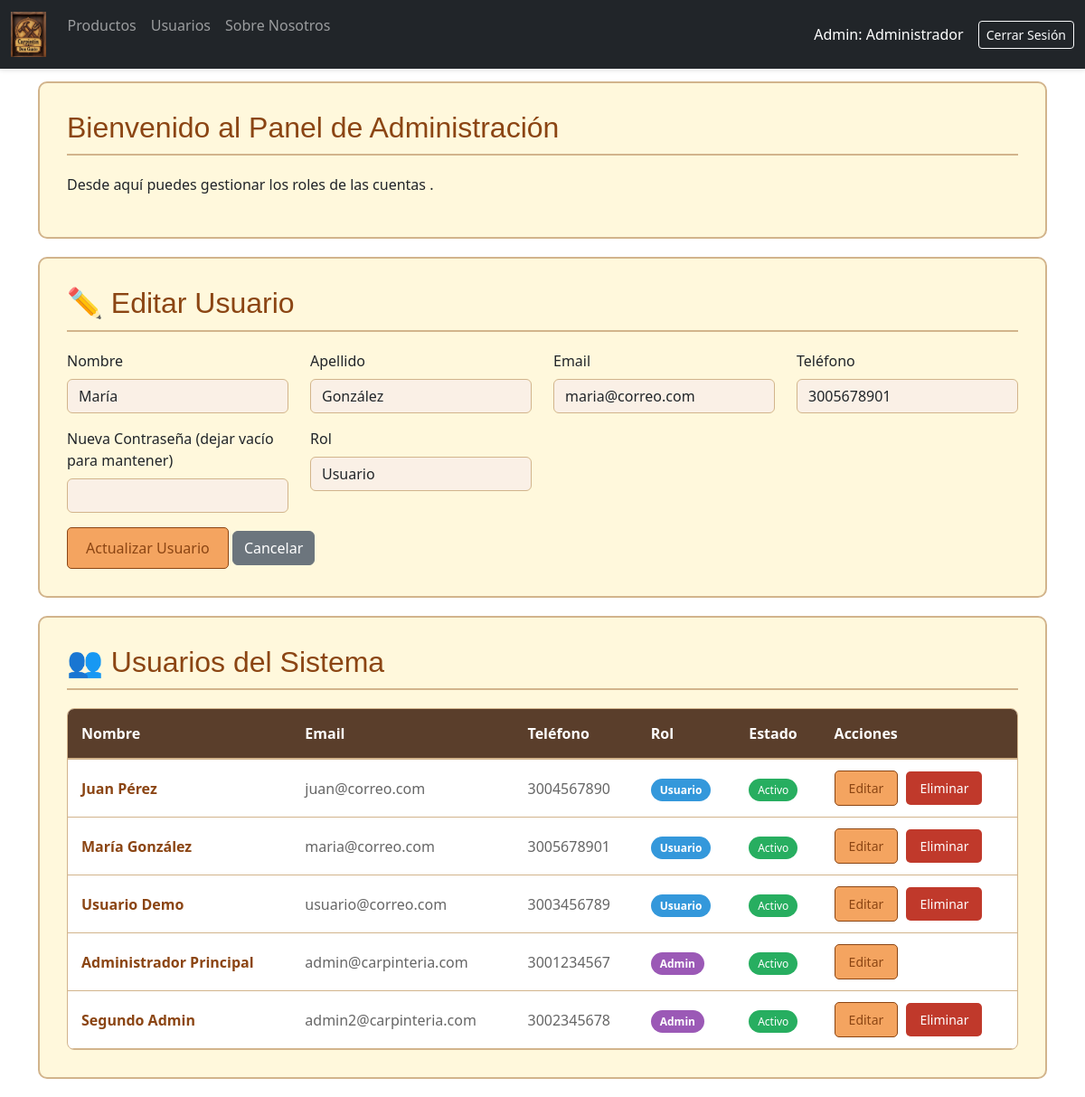
Page /backend/php/admin/usuarios.php?editar=5 (signed in) on the committed database.
### tables this page shows
CREATE TABLE IF NOT EXISTS usuarios (
    id INT AUTO_INCREMENT PRIMARY KEY,
    email VARCHAR(255) NOT NULL UNIQUE,
    password VARCHAR(255) NOT NULL,
    nombre VARCHAR(100) NOT NULL,
    apellido VARCHAR(100),
    telefono VARCHAR(20),
    rol ENUM('admin', 'usuario') NOT NULL DEFAULT 'usuario',
    activo TINYINT(1) DEFAULT 1,
    created_at TIMESTAMP DEFAULT CURRENT_TIMESTAMP,
    updated_at TIMESTAMP DEFAULT CURRENT_TIMESTAMP ON UPDATE CURRENT_TIMESTAMP,
    INDEX idx_email (email),
    INDEX idx_rol (rol),
    INDEX idx_activo (activo)
);

### backend/php/admin/usuarios.php (the view, shortened to what this page needs)
<?php
require_once '../config/db.php';
$usuario_editar = null;
if (isset($_GET['editar']) && is_numeric($_GET['editar'])) {
    $stmt = $pdo->prepare("SELECT * FROM usuarios WHERE id = ?");
    $stmt->execute([$_GET['editar']]);
    $usuario_editar = $stmt->fetch();
}
$stmt = $pdo->query("SELECT * FROM usuarios ORDER BY rol DESC, nombre ASC");
$usuarios = $stmt->fetchAll();
?>
<!DOCTYPE html>
<html lang="es">
<head>
    <link rel="stylesheet" href="../../../frontend/css/producto_estile.css">
    <link href="https://cdn.jsdelivr.net/npm/bootstrap@5.3.3/dist/css/bootstrap.min.css" rel="stylesheet">
</head>
<body>
    <header>
        <nav class="navbar navbar-expand-sm navbar-dark bg-dark">
            <div class="container-fluid">
                <div class="collapse navbar-collapse" id="mynavbar">
                    <ul class="navbar-nav me-auto mb-2 mb-sm-0">
                    <a class="navbar-brand" href="../../../backend/php/admin/index.html">
                        <img class="foto" src="../../../frontend/views/Carpintin-Don-Gusto/img/logo.jpg" alt="Logotipo" style="height: 50px;">
                    </a>
                        <li class="nav-item">
                            <a class="nav-link" href="index.php">Productos</a>
                        </li>
                        <li class="nav-item">
                            <a class="nav-link" href="usuarios.php">Usuarios</a>
                        </li>
                            <li class="nav-item">
                                <a class="nav-link" href="sobre-nosotros.php">Sobre Nosotros</a>
                            </li>
                    </ul>
                    <div class="d-flex align-items-center">
                        <span class="text-white me-3">Admin: <?php echo htmlspecialchars($_SESSION['usuario_nombre']); ?></span>
                        <a href="logout.php" class="btn btn-outline-light btn-sm">Cerrar Sesión</a>
                    </div>
                </div>
            </div>
        </nav>
    </header>
    <div class="container">
        <div class="admin-section">
            <h2>Bienvenido al Panel de Administración</h2>
            <p>Desde aquí puedes gestionar los roles de las cuentas .</p>
        </div>
    </div>
    <div class="container">
        <div class="admin-section">
            <h2><?php echo $usuario_editar ? '✏️ Editar Usuario' : '➕ Agregar Nuevo Usuario'; ?></h2>
            <form method="POST" action="">
                <div class="row">
                    <div class="col-md-3 mb-3">
                        <label for="nombre" class="form-label">Nombre</label>
                        <input type="text" class="form-control" id="nombre" name="nombre" required value="<?php echo htmlspecialchars($usuario_editar['nombre'] ?? ''); ?>">
                    </div>
                    <div class="col-md-3 mb-3">
                        <label for="apellido" class="form-label">Apellido</label>
                        <input type="text" class="form-control" id="apellido" name="apellido" value="<?php echo htmlspecialchars($usuario_editar['apellido'] ?? ''); ?>">
                    </div>
                    <div class="col-md-3 mb-3">
                        <label for="email" class="form-label">Email</label>
                        <input type="email" class="form-control" id="email" name="email" required value="<?php echo htmlspecialchars($usuario_editar['email'] ?? ''); ?>">
                    </div>
                    <div class="col-md-3 mb-3">
                        <label for="telefono" class="form-label">Teléfono</label>
                        <input type="text" class="form-control" id="telefono" name="telefono" value="<?php echo htmlspecialchars($usuario_editar['telefono'] ?? ''); ?>">
                    </div>
                </div>
                <div class="row">
                    <div class="col-md-3 mb-3">
                        <label for="password" class="form-label"><?php echo $usuario_editar ? 'Nueva Contraseña (dejar vacío para mantener)' : 'Contraseña'; ?></label>
                        <input type="password" class="form-control" id="password" name="password" <?php echo $usuario_editar ? '' : 'required'; ?>>
                    </div>
                    <div class="col-md-3 mb-3">
                        <label for="rol" class="form-label">Rol</label>
                        <select class="form-control" id="rol" name="rol">
                            <option value="usuario" <?php echo (isset($usuario_editar['rol']) && $usuario_editar['rol'] === 'usuario') ? 'selected' : ''; ?>>Usuario</option>
                        </select>
                    </div>
                </div>
                <button type="submit" class="btn btn-add"><?php echo $usuario_editar ? 'Actualizar Usuario' : 'Crear Usuario'; ?></button>
                <?php if ($usuario_editar): ?>
                    <a href="usuarios.php" class="btn btn-secondary">Cancelar</a>
                <?php endif; ?>
            </form>
        </div>
        <div class="admin-section">
            <h2>👥 Usuarios del Sistema</h2>
            <div class="table-container">
                <table class="user-table" id="usuariosTable">
                    <thead>
                        <tr>
                            <th>Nombre</th>
                            <th>Email</th>
                            <th>Teléfono</th>
                            <th>Rol</th>
                            <th>Estado</th>
                            <th>Acciones</th>
                        </tr>
                    </thead>
                    <tbody>
                        <?php if (count($usuarios) === 0): ?>
                            <tr>
                                <td colspan="6" class="empty-state">No hay usuarios aún</td>
                            </tr>
                        <?php else: ?>
                            <?php foreach ($usuarios as $user): ?>
                                <tr>
                                    <td class="nombre"><?php echo htmlspecialchars($user['nombre'] . ' ' . ($user['apellido'] ?? '')); ?></td>
                                    <td class="email"><?php echo htmlspecialchars($user['email']); ?></td>
                                    <td class="telefono"><?php echo htmlspecialchars($user['telefono'] ?? 'No especificado'); ?></td>
                                    <td>
                                        <span class="rol-badge <?php echo $user['rol'] === 'admin' ? 'rol-admin' : 'rol-usuario'; ?>">
                                            <?php echo $user['rol'] === 'admin' ? 'Admin' : 'Usuario'; ?>
                                        </span>
                                    </td>
                                    <td>
                                        <?php if ($user['activo']): ?>
                                            <span class="activo-badge">Activo</span>
                                        <?php else: ?>
                                            <span class="inactivo-badge">Inactivo</span>
                                        <?php endif; ?>
                                    </td>
                                    <td class="actions">
                                        <a href="?editar=<?php echo $user['id']; ?>" class="btn btn-edit">Editar</a>
                                        <?php if ($user['id'] != $_SESSION['usuario_id']): ?>
                                            <?php if ($user['activo']): ?>
                                                <a href="?eliminar=<?php echo $user['id']; ?>" class="btn btn-delete" onclick="return confirm('¿Estás seguro de que deseas eliminar este usuario?');">Eliminar</a>
                                            <?php else: ?>
                                                <a href="?activar=<?php echo $user['id']; ?>" class="btn btn-activate">Activar</a>
                                            <?php endif; ?>
                                        <?php endif; ?>
                                    </td>
                                </tr>
                            <?php endforeach; ?>
                        <?php endif; ?>
                    </tbody>
                </table>
            </div>
        </div>
    </div>
</body>
</html>

### frontend/css/producto_estile.css (style rules this page uses)
header { background-color: rgba(228, 182, 108, 0.954) !important; position: fixed !important; top: 0 !important; left: 0 !important; right: 0 !important; width: 100% !important; z-index: 9999 !important; box-shadow: 0 2px 5px rgba(0, 0, 0, 0.1) !important; }
body { padding-top: 70px !important; margin-top: 0 !important; }
.navbar { width: 100% !important; margin: 0 !important; }
.row { margin-top: 20px; }
header { margin-bottom: 20px; }

### backend/php/admin/usuarios.php (style rules this page uses)
.admin-section { background-color: #FFF8DC; border: 2px solid #D2B48C; border-radius: 10px; padding: 30px; margin: 20px auto; max-width: 1400px; }
.admin-section h2 { color: #8B4513; font-family: 'Arial', sans-serif; border-bottom: 2px solid #D2B48C; padding-bottom: 10px; margin-bottom: 20px; }
.form-control { border: 1px solid #D2B48C; background-color: #FAF0E6; }
.btn-add { background-color: #F4A460; color: #8B4513; border: 1px solid #8B4513; padding: 10px 20px; font-size: 16px; border-radius: 5px; transition: background-color 0.3s ease, color 0.3s ease; }
.btn-edit { background-color: #F4A460; color: #8B4513; border: 1px solid #8B4513; padding: 8px 15px; font-size: 14px; border-radius: 5px; margin-right: 5px; text-decoration: none; }
.btn-delete { background-color: #c0392b; color: white; border: none; padding: 8px 15px; font-size: 14px; border-radius: 5px; text-decoration: none; }
.table-container { overflow-x: auto; background-color: white; border-radius: 8px; border: 1px solid #D2B48C; }
.user-table { width: 100%; border-collapse: collapse; margin: 0; }
.user-table thead { background-color: #5a3e2b; color: white; }
.user-table th { padding: 15px; text-align: left; font-weight: bold; border-bottom: 2px solid #D2B48C; }
.user-table td { padding: 12px 15px; border-bottom: 1px solid #D2B48C; vertical-align: middle; }
.user-table .nombre { font-weight: bold; color: #8B4513; }
.user-table .email { color: #666; }
.user-table .telefono { color: #666; }
.rol-badge { padding: 4px 10px; border-radius: 15px; font-size: 12px; font-weight: bold; }
.rol-admin { background-color: #9b59b6; color: white; }
.rol-usuario { background-color: #3498db; color: white; }
.activo-badge { background-color: #27ae60; color: white; padding: 4px 10px; border-radius: 15px; font-size: 12px; }
.actions { white-space: nowrap; }

### rows in the picture
usuarios: nombre "María", apellido "González", email "maria@correo.com", telefono "3005678901", rol "Usuario", nombre+apellido "María González", activo "Activo"
usuarios: nombre+apellido "Juan Pérez", email "juan@correo.com", telefono "3004567890", rol "Usuario", activo "Activo"
usuarios: nombre+apellido "Usuario Demo", email "usuario@correo.com", telefono "3003456789", rol "Usuario", activo "Activo"
usuarios: nombre+apellido "Administrador Principal", email "admin@carpinteria.com", telefono "3001234567", rol "Admin", activo "Activo"
usuarios: nombre+apellido "Segundo Admin", email "admin2@carpinteria.com", telefono "3002345678", rol "Admin", activo "Activo"

### other values in the picture
$_SESSION['usuario_nombre'] "Administrador"
